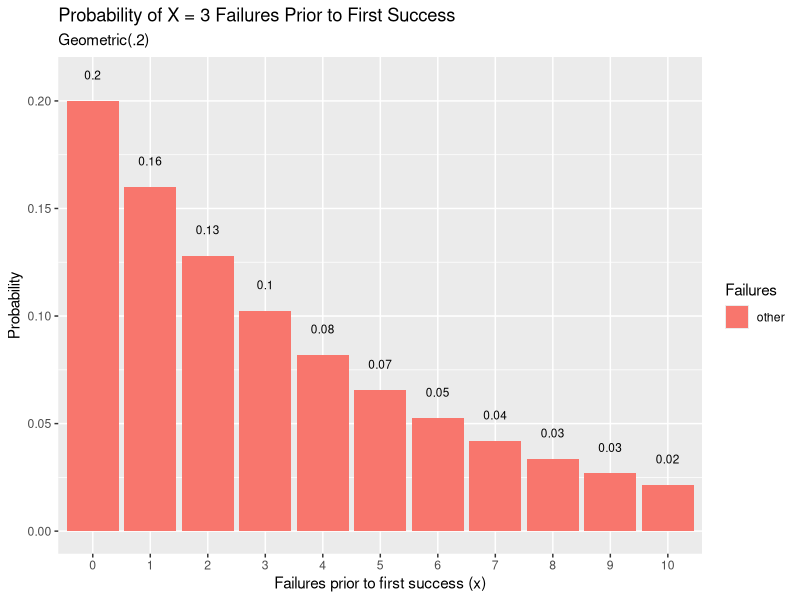

Reproduce this figure in R.
x <- 3
p <- .2
n <- 10000

#nomor 1a
dgeom(x, p)

#nomor 1b
mean(rgeom(n, p) == 3)

#nomor 1d 
library(dplyr)
library(ggplot2)

data.frame(x = 0:10, prob = dgeom(0:10, p)) %>%
  mutate(Failures = ifelse(x == n, n, "other")) %>%
  ggplot(aes(x = factor(x), y = prob, fill = Failures)) +
  geom_col() +
  geom_text(
    aes(label = round(prob,2), y = prob + 0.01),
    position = position_dodge(0.9),
    size = 3,
    vjust = 0
  ) +
  labs(title = "Probability of X = 3 Failures Prior to First Success",
       subtitle = "Geometric(.2)",
       x = "Failures prior to first success (x)",
       y = "Probability") 

#nomor 1e
rataan <- 1/p
varians <- (1-p)/p^2
rataan
varians